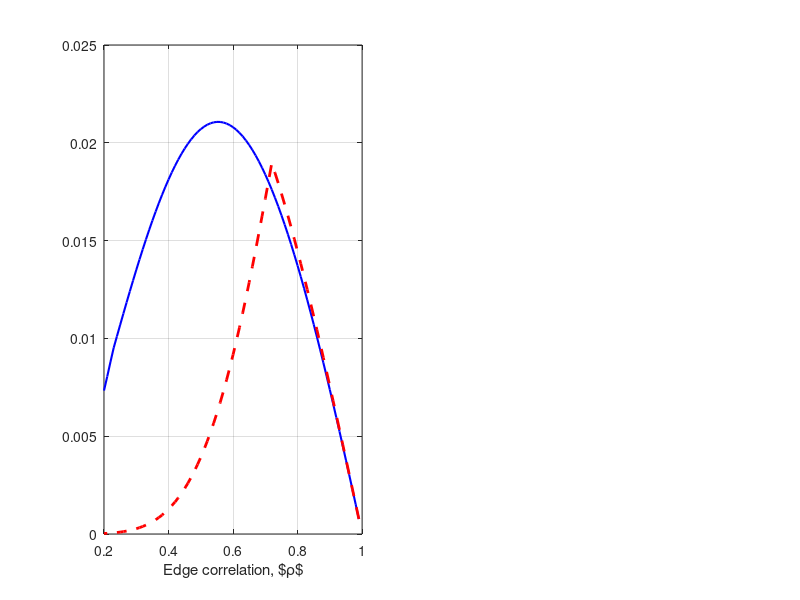

This figure's MATLAB source: (Note: this script raises an error after producing the figure.)
load ModErrExpChainNoiseless_v2.mat
load KatErrExpChainNoiseless_v2.mat

subplot(1,2,1)
plot(rho_vec,log(2)*Mod_ErrExp_Noiseless,'b','Linewidth',1.5);
grid on
hold on
%plot(rho_vec,log(2)*Kat_ErrExp1_Noiseless,'c-.','Linewidth',1);
%plot(rho_vec,log(2)*Kat_ErrExp2_Noiseless,'m:','Linewidth',1);
plot(rho_vec,log(2)*Kat_ErrExp_Noiseless,'r--','Linewidth',2);
h = xlabel('Edge correlation, $\rho$');
set(h,'unit','character','interpreter','latex')
set(h,'FontSize',15);
h = ylabel('Error Exponent');
set(h,'unit','character','interpreter','latex');
set(h,'FontSize',15);
%h = legend('$E(\Psi_{\mathrm{SGA}}, \tilde{P})$','$e_1: (11)$','$e_2: (12)$',...
%    '$E(\Psi_{\mathrm{KA}}, \tilde{P})$');
h = legend('$E(\Psi_{\mathrm{SGA}}, \tilde{P})$',...
    '$E(\Psi_{\mathrm{KA}}, \tilde{P})$');
set(h,'unit','character','interpreter','latex');
set(h,'FontSize',12);
h = title('(a) \, $q_{\mathrm{max}} = 0$');
set(h,'unit','character','interpreter','latex');
set(h,'FontSize',13);


%%%%%%%%%%%%%%%%%%%%%%%%%%
load ModErrExpChainNoisyRhoPoint74_v2.mat
load KatErrExpChainNoisyRhoPoint74_v2.mat
subplot(1,2,2)
plot(q_vec,log(2)*Mod_ErrExp_Noisy,'b','Linewidth',1.5);
grid on
hold on
plot(q_vec,log(2)*Kat_ErrExp_Noisy,'r--','Linewidth',1.5);
h = xlabel('$q_{\mathrm{max}}$');
set(h,'unit','character','interpreter','latex');
set(h,'FontSize',15);
% h = ylabel('Error Exponent');
% set(h,'unit','character','interpreter','latex');
% set(h,'FontSize',14);
h = legend('$E(\Psi_{\mathrm{SGA}}, \tilde{P})$','$E(\Psi_{\mathrm{KA}}, \tilde{P})$');
set(h,'unit','character','interpreter','latex');
set(h,'FontSize',12);
h = title('(b) \, $\rho=0.74$');
set(h,'unit','character','interpreter','latex');
set(h,'FontSize',13);